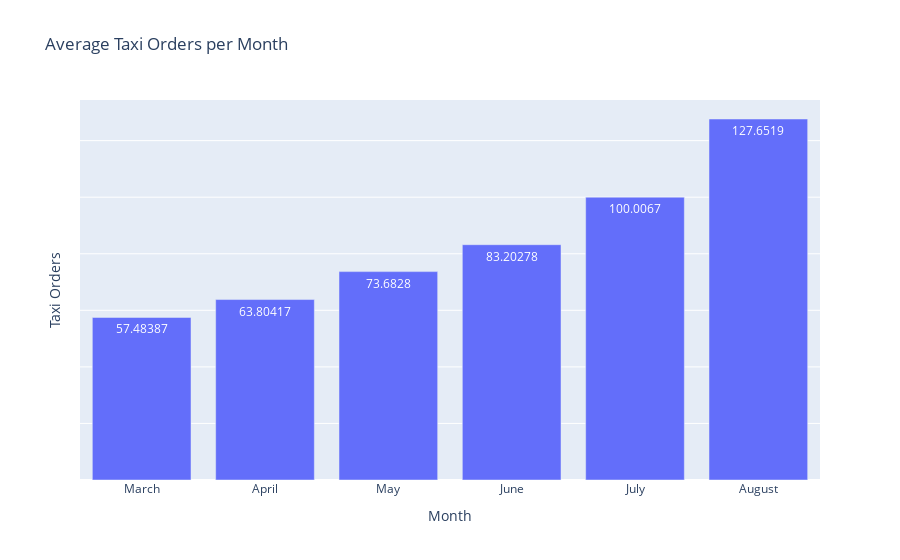

The notebook cell this image was saved under:
### Code cell
fig = px.bar(grouped_data_mean, 
              title="Average Taxi Orders per Month",
              labels={
                     "datetime": "Month (#)",
                     "value": "Average Taxi Orders"
                 }, text_auto=True)

fig.update_layout(showlegend=False, autosize=False)
fig.update_layout(yaxis= dict(title='Taxi Orders', showticklabels=False),
                  xaxis=dict(title='Month',
                  # gridcolor='grey',
                  #tickmode= 'array',
                  #tickmode= 'linear',
                  #tick0= 3,
                  #dtick=2,
                  tickvals= [3, 4, 5, 6, 7, 8],
                  ticktext = ["March", "April", "May", "June", "July", "August"]))

fig.show()

### Figure 1 — Plotly figure (JSON) as saved in the notebook; plotly's stock layout.template omitted (floating-point values rounded to 4 significant figures)
{"data": [{"alignmentgroup": "True", "hovertemplate": "variable=num_orders<br>Month (#)=%{x}<br>Average Taxi Orders=%{y}<extra></extra>", "legendgroup": "num_orders", "marker": {"color": "#636efa", "pattern": {"shape": ""}}, "name": "num_orders", "offsetgroup": "num_orders", "orientation": "v", "showlegend": true, "textposition": "auto", "texttemplate": "%{y}", "type": "bar", "x": [3, 4, 5, 6, 7, 8], "xaxis": "x", "y": [57.48, 63.8, 73.68, 83.2, 100.0, 127.7], "yaxis": "y"}], "layout": {"autosize": false, "barmode": "relative", "legend": {"title": {"text": "variable"}, "tracegroupgap": 0}, "showlegend": false, "title": {"text": "Average Taxi Orders per Month"}, "xaxis": {"anchor": "y", "domain": [0, 1], "ticktext": ["March", "April", "May", "June", "July", "August"], "tickvals": [3, 4, 5, 6, 7, 8], "title": {"text": "Month"}}, "yaxis": {"anchor": "x", "domain": [0, 1], "showticklabels": false, "title": {"text": "Taxi Orders"}}}}
